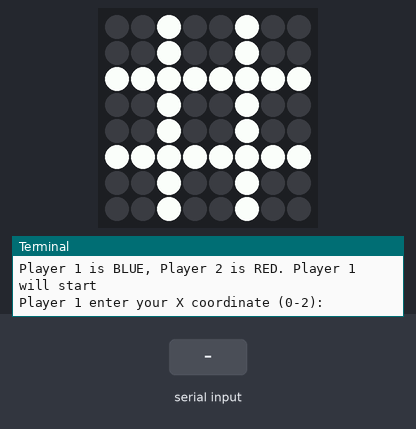
A program run on a simulated Raspberry Pi (BCM pin numbers) with a Sense HAT. Parts: the Sense HAT's 8×8 RGB LED matrix, the last lines printed to the terminal. Inputs (shaded band) come from the test bench.

Above: at 1.2 s.
1.3 s: "0" typed at the terminal, then Enter
2.8 s: "1" typed at the terminal, then Enter
At 3.2 s:
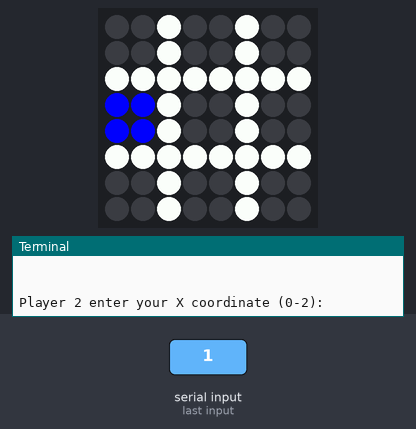
Timing chart, 0 to 5.8 s (numbered marks = the images above; inputs shaded):
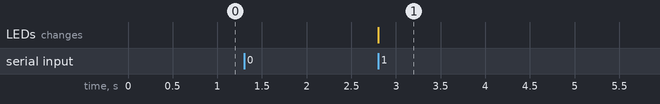

The program:

main.py
```python
from sense_hat import SenseHat
from signal import pause
from array import *
import sys

sense = SenseHat()
sense.clear()
white = (255, 255, 255)
blue = (0, 0, 255)
red = (255, 0, 0)
val = [2 , 5]
arr = [[0] * 3 for i in range(3)]

#implementing board
def board():
  #printing out vert lines
  for i in val:
    x = i
    for y in range(8):
      sense.set_pixel(x, y, white)
      y += 1

  #printing out horiz lines
  for i  in val:
    y = i
    for x in range(8):
      sense.set_pixel(x, y, white)
      x +=1

#inputting boxes
def draw(x, y, color):
  x *= 3
  y *= 3
  #print(x)
  #print(y)
  sense.set_pixel(x, y, color)
  sense.set_pixel(x + 1, y, color)
  sense.set_pixel(x, y + 1, color)
  sense.set_pixel(x + 1, y + 1, color)

#making sure not coordinates are repeated
def isUnique(x, y):
  if arr[x][y] == 0:
    return True
  else:
    return False

#checking for a tie
def isTie():
  for i in range(3):
    for j in range(3):
      if arr[i][j] == 0:
        return False
        break
  return True


#checking for diagonal wins
def isHwin(y_val, p):
    if (arr[0][y_val] == p) and (arr[1][y_val] == p) and (arr[2][y_val] == p):
      return True
    else:
      return False

#checking for horizontal wins
def isXwin(p):
    if (arr[0][0] == p) and (arr[1][1] == p) and (arr[2][2] == p):
      return True
    elif (arr[0][2] == p) and (arr[1][1] == p) and (arr[2][0] == p):
      return True
    else:
      return False

#2d array to track where players are and to check if there's a win
def winner(p, x, y):
    arr[x][y] = p
    #print(arr)
    if (arr[0] == [p, p, p]) or (arr[1] == [p, p, p]) or (arr[2] == [p, p, p]):
      print("Player 1 (BLUE) wins!")
      exit()
    elif isHwin(y, p) is True:
      if p == 1:
          print("Player 1 (BLUE) wins!")
      else:
          print("Player 2 (RED) wins!")
      exit()
    elif isXwin(p) is True:
      if p == 1:
          print("Player 1 (BLUE) wins!")
      else:
          print("Player 2 (RED) wins!")
      exit()
    elif isTie() is True:
       print("Tie!")
       exit()

#player method, recieving input, drawing, and deciding if winner
def player(i):
  while(True):
    p_x = int(input("Player {} enter your X coordinate (0-2): ".format(i)))
    p_y = int(input("Player {} enter your Y coordinate (0-2): ".format(i)))
    print("\n")
    if p_x > 2 or p_y > 2:
      print("Please re-enter player {}".format(i))
      pass
    elif isUnique(p_x, p_y) is False:
      print("Please re-enter player {}".format(i))
      pass
    else:
      if i == 1:
        draw(p_x, p_y, blue)
        winner(1, p_x, p_y)
        break
      else:
        draw(p_x, p_y, red)
        winner(2, p_x, p_y)
        break

#main method
def main():
  board()
  print("Player 1 is BLUE, Player 2 is RED. Player 1 will start")
  while True:
    player(1)
    player(2)

main()
```

Measured:
- after the input at 2.8 s, the LEDs: change at once (image 1)
